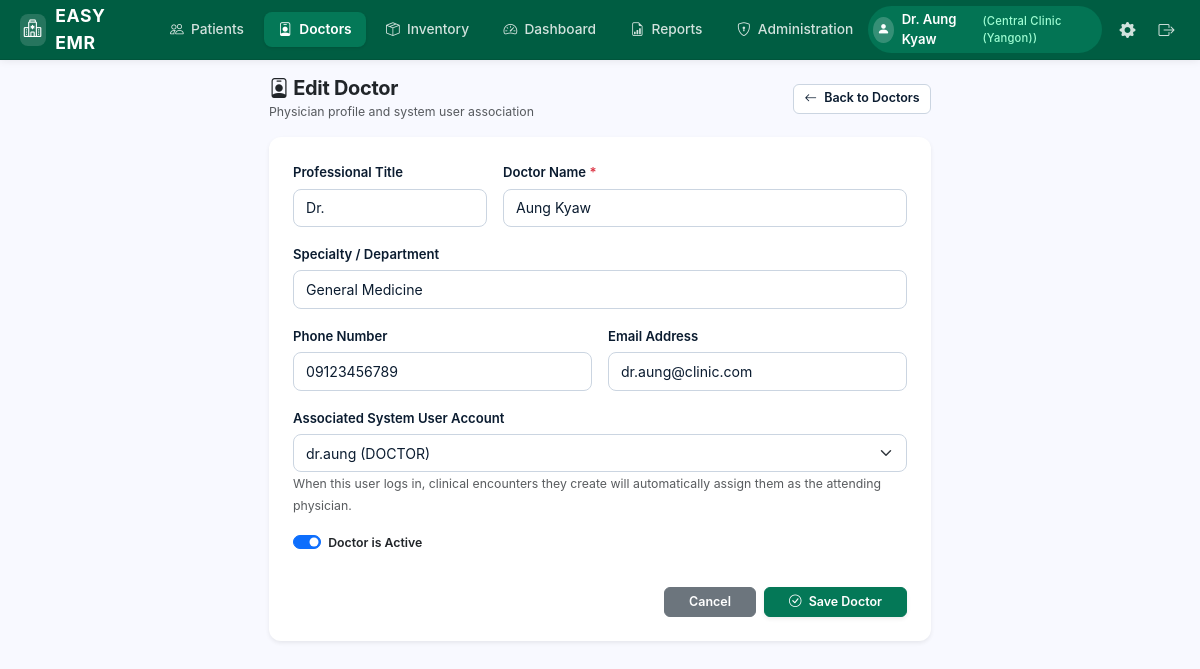
Screenshot of /doctors/1/edit (signed in) with the database file from the repository.
### app/models.py (models this page shows, shortened)
class Account(db.Model):
    __tablename__ = 'accounts'
    id = db.Column(db.Integer, primary_key=True)
    phone_number = db.Column(db.String(32), unique=True, nullable=False, index=True)
    clinic_name = db.Column(db.String(128), nullable=False, default='Central Clinic')
    doctor_name = db.Column(db.String(128), nullable=False, default='Dr. Aung Kyaw')
    password_hash = db.Column(db.String(255), nullable=False)
    is_active = db.Column(db.Boolean, default=True, nullable=False)
    created_at = db.Column(db.DateTime, default=datetime.utcnow, nullable=False)
    updated_at = db.Column(db.DateTime, default=datetime.utcnow, onupdate=datetime.utcnow, nullable=False)
    def is_administrator(self):
        return True

class Doctor(db.Model):
    __tablename__ = 'doctors'
    id = db.Column(db.Integer, primary_key=True)
    user_id = db.Column(db.Integer, db.ForeignKey('users.id', ondelete='SET NULL'), nullable=True, unique=True)
    name = db.Column(db.String(128), nullable=False, index=True)
    title = db.Column(db.String(64), nullable=True)  # e.g., Dr., Consultant Physician
    specialty = db.Column(db.String(128), nullable=True)
    phone = db.Column(db.String(64), nullable=True)
    email = db.Column(db.String(128), nullable=True)
    is_active = db.Column(db.Boolean, default=True, nullable=False)
    created_at = db.Column(db.DateTime, default=datetime.utcnow, nullable=False)
    updated_at = db.Column(db.DateTime, default=datetime.utcnow, onupdate=datetime.utcnow, nullable=False)
    encounters = db.relationship('Encounter', backref='doctor', lazy='dynamic')
    appointments = db.relationship('Appointment', backref='doctor', lazy='dynamic')

class User(db.Model):
    __tablename__ = 'users'
    id = db.Column(db.Integer, primary_key=True)
    username = db.Column(db.String(64), unique=True, nullable=False, index=True)
    password_hash = db.Column(db.String(255), nullable=False)
    role = db.Column(db.String(32), nullable=False, default='RECEPTIONIST')  # ADMINISTRATOR, DOCTOR, RECEPTIONIST
    is_active = db.Column(db.Boolean, default=True, nullable=False)
    created_at = db.Column(db.DateTime, default=datetime.utcnow, nullable=False)
    updated_at = db.Column(db.DateTime, default=datetime.utcnow, onupdate=datetime.utcnow, nullable=False)
    doctor_profile = db.relationship('Doctor', backref='user', uselist=False, cascade='all, delete-orphan')

### app/routes.py (the view, shortened to what this page needs)
@doctors_bp.route('/doctors/<int:doctor_id>/edit', methods=['GET', 'POST'])
@role_required(['ADMINISTRATOR'])
def edit_doctor(doctor_id):
    doc = Doctor.query.get_or_404(doctor_id)
    unlinked_doctor_users = User.query.filter_by(role='DOCTOR').all()
    return render_template(
        'doctors/form.html',
        doctor=doc,
        users=unlinked_doctor_users,
        active_tab='doctors'
    )

### app/extensions.py (called while the page is built)
def generate_csrf_token():
    if '_csrf_token' not in session:
        session['_csrf_token'] = secrets.token_hex(32)
    return session['_csrf_token']

def init_csrf(app):
    @app.before_request
    def check_csrf():
        if not current_app.config.get('WTF_CSRF_ENABLED', True):
            return
        if request.method in ('POST', 'PUT', 'PATCH', 'DELETE'):
            token = request.form.get('csrf_token') or request.headers.get('X-CSRFToken')
            expected = session.get('_csrf_token')
            if not expected or not token or not secrets.compare_digest(token, expected):
                abort(400, description="Invalid or missing CSRF token.")
    @app.context_processor
    def inject_csrf():
        return dict(csrf_token=generate_csrf_token)

### app/helpers.py (called while the page is built)
def role_required(allowed_roles=None):
    def decorator(f):
        @wraps(f)
        def decorated_function(*args, **kwargs):
            if '_account_id' not in session and '_user_id' not in session:
                return redirect(url_for('auth.login', next=request.url))
            return f(*args, **kwargs)
        return decorated_function
    return decorator

def get_current_user():
    from flask import g, session
    sess_key = (session.get('_account_id'), session.get('_user_id'))
    if not any(sess_key):
        return None
    if getattr(g, '_current_user_sess_key', None) == sess_key and getattr(g, 'current_user', None) is not None:
        return g.current_user
    user = None
    if '_account_id' in session:
        from app.models import Account
        user = db.session.get(Account, session['_account_id'])
    elif '_user_id' in session:
        from app.models import User
        user = db.session.get(User, session['_user_id'])
    g._current_user_sess_key = sess_key
    g.current_user = user
    return user

### app/templates/doctors/form.html (shortened to what this page needs)
{% extends "base.html" %}
{% block content %}
<div class="row justify-content-center">
    <div class="col-lg-7">
        <div class="d-flex justify-content-between align-items-center mb-3">
            <div>
                <h5 class="fw-bold mb-0 text-dark">
                    <i class="bi bi-person-badge"></i> {% if doctor %}Edit Doctor{% else %}Add New Doctor{% endif %}
                </h5>
                <small class="text-muted">Physician profile and system user association</small>
            </div>
            <a href="{{ url_for('doctors.doctors_list') }}" class="btn btn-outline-secondary btn-sm">
                <i class="bi bi-arrow-left"></i> Back to Doctors
            </a>
        </div>
        <form method="POST" action="{% if doctor %}{{ url_for('doctors.edit_doctor', doctor_id=doctor.id) }}{% else %}{{ url_for('doctors.new_doctor') }}{% endif %}" class="card border-0 shadow-sm p-4">
            <div class="row g-3 mb-3">
                <div class="col-md-4">
                    <label for="title" class="form-label small fw-semibold">Professional Title</label>
                    <input type="text" name="title" id="title" class="form-control form-control-sm" placeholder="e.g. Dr., Prof." value="{{ doctor.title if doctor else 'Dr.' }}">
                </div>
                <div class="col-md-8">
                    <label for="name" class="form-label small fw-semibold">Doctor Name <span class="text-danger">*</span></label>
                    <input type="text" name="name" id="name" class="form-control form-control-sm" placeholder="e.g. Aung Kyaw" required value="{{ doctor.name if doctor else '' }}">
                </div>
            </div>
            <div class="mb-3">
                <label for="specialty" class="form-label small fw-semibold">Specialty / Department</label>
                <input type="text" name="specialty" id="specialty" class="form-control form-control-sm" placeholder="e.g. General Physician, Pediatrician, Surgeon" value="{{ doctor.specialty if doctor else '' }}">
            </div>
            <div class="row g-3 mb-3">
                <div class="col-md-6">
                    <label for="phone" class="form-label small fw-semibold">Phone Number</label>
                    <input type="text" name="phone" id="phone" class="form-control form-control-sm" placeholder="e.g. 0912345678" value="{{ doctor.phone if doctor else '' }}">
                </div>
                <div class="col-md-6">
                    <label for="email" class="form-label small fw-semibold">Email Address</label>
                    <input type="email" name="email" id="email" class="form-control form-control-sm" placeholder="e.g. dr.aung@clinic.com" value="{{ doctor.email if doctor else '' }}">
                </div>
            </div>
            <div class="mb-3">
                <label for="user_id" class="form-label small fw-semibold">Associated System User Account</label>
                <select name="user_id" id="user_id" class="form-select form-select-sm">
                    {% for u in users %}
                        <option value="{{ u.id }}" {% if doctor and doctor.user_id == u.id %}selected{% endif %}>
                            {{ u.username }} ({{ u.role }})
                        </option>
                    {% endfor %}
                </select>
                <small class="text-muted">When this user logs in, clinical encounters they create will automatically assign them as the attending physician.</small>
            </div>
            {% if doctor %}
            <div class="mb-3 form-check form-switch">
                <input class="form-check-input" type="checkbox" name="is_active" id="is_active" value="1" {% if doctor.is_active %}checked{% endif %}>
                <label class="form-check-label small fw-semibold" for="is_active">Doctor is Active</label>
            </div>
            {% endif %}
            <div class="d-flex justify-content-end gap-2 mt-3">
                <a href="{{ url_for('doctors.doctors_list') }}" class="btn btn-secondary btn-sm px-4">Cancel</a>
                <button type="submit" class="btn btn-primary btn-sm px-4 shadow-sm">
                    <i class="bi bi-check-circle"></i> Save Doctor
                </button>
            </div>
        </form>
    </div>
</div>
{% endblock %}

### app/templates/base.html (shortened to what this page needs)
<!DOCTYPE html>
<html lang="en">
<head>
    <link rel="stylesheet" href="https://cdn.jsdelivr.net/npm/bootstrap@5.3.3/dist/css/bootstrap.min.css">
    <link rel="stylesheet" href="https://cdn.jsdelivr.net/npm/bootstrap-icons@1.11.3/font/bootstrap-icons.min.css">
    <link rel="stylesheet" href="{{ url_for('static', filename='css/custom.css') }}?v=3.0">
</head>
<body>
    {% if current_user %}
    <nav class="clinic-navbar">
        <a href="{{ url_for('patients.patients_list') }}" class="clinic-brand">
            <span class="clinic-brand-icon"><i class="bi bi-hospital"></i></span>
            <span>EASY EMR</span>
        </a>
        <ul class="clinic-nav-tabs">
            <li>
                <a href="{{ url_for('patients.patients_list') }}" class="clinic-nav-link {% if active_tab == 'patients' %}active{% endif %}">
                    <i class="bi bi-people"></i> Patients
                </a>
            </li>
            <li>
                <a href="{{ url_for('doctors.doctors_list') }}" class="clinic-nav-link {% if active_tab == 'doctors' %}active{% endif %}">
                    <i class="bi bi-person-badge"></i> Doctors
                </a>
            </li>
            <li>
                <a href="{{ url_for('inventory.inventory_list') }}" class="clinic-nav-link {% if active_tab == 'inventory' %}active{% endif %}">
                    <i class="bi bi-box-seam"></i> Inventory
                </a>
            </li>
            <li>
                <a href="{{ url_for('dashboard.index') }}" class="clinic-nav-link {% if active_tab == 'dashboard' %}active{% endif %}">
                    <i class="bi bi-speedometer2"></i> Dashboard
                </a>
            </li>
            <li>
                <a href="{{ url_for('reports.index') }}" class="clinic-nav-link {% if active_tab == 'reports' %}active{% endif %}">
                    <i class="bi bi-file-earmark-bar-graph"></i> Reports
                </a>
            </li>
            {% if current_user.is_administrator() %}
            <li>
                <a href="{{ url_for('administration.users_list') }}" class="clinic-nav-link {% if active_tab == 'administration' %}active{% endif %}">
                    <i class="bi bi-shield-lock"></i> Administration
                </a>
            </li>
            {% endif %}
        </ul>
        <div class="clinic-nav-right">
            <div class="user-profile-pill">
                <span class="user-avatar-circle"><i class="bi bi-person-fill"></i></span>
                <span>{{ current_user.doctor_name if current_user.doctor_name else current_user.username }}</span>
                <span class="user-role-badge">({{ current_user.clinic_name if current_user.clinic_name else (current_user.phone_number or current_user.role) }})</span>
            </div>
            {% if current_user.is_administrator() %}
            <a href="{{ url_for('settings.index') }}" class="settings-gear-btn {% if active_tab == 'settings' %}active{% endif %}" title="Global Settings">
                <i class="bi bi-gear-fill"></i>
            </a>
            {% endif %}
            <a href="{{ url_for('auth.logout') }}" class="logout-btn" title="Logout" data-turbo="false" data-no-instant>
                <i class="bi bi-box-arrow-right"></i>
            </a>
        </div>
    </nav>
    {% endif %}
    <main class="container-fluid py-3 px-4">
        {% block content %}{% endblock %}
    </main>
</body>
</html>

### rows the page displays
Account: doctor_name "Dr. Aung Kyaw", clinic_name "Central Clinic (Yangon)"
Doctor: title "Dr.", name "Aung Kyaw", specialty "General Medicine", phone "09123456789", email "dr.aung@clinic.com", user_id "dr.aung (DOCTOR)", is_active "☑"
